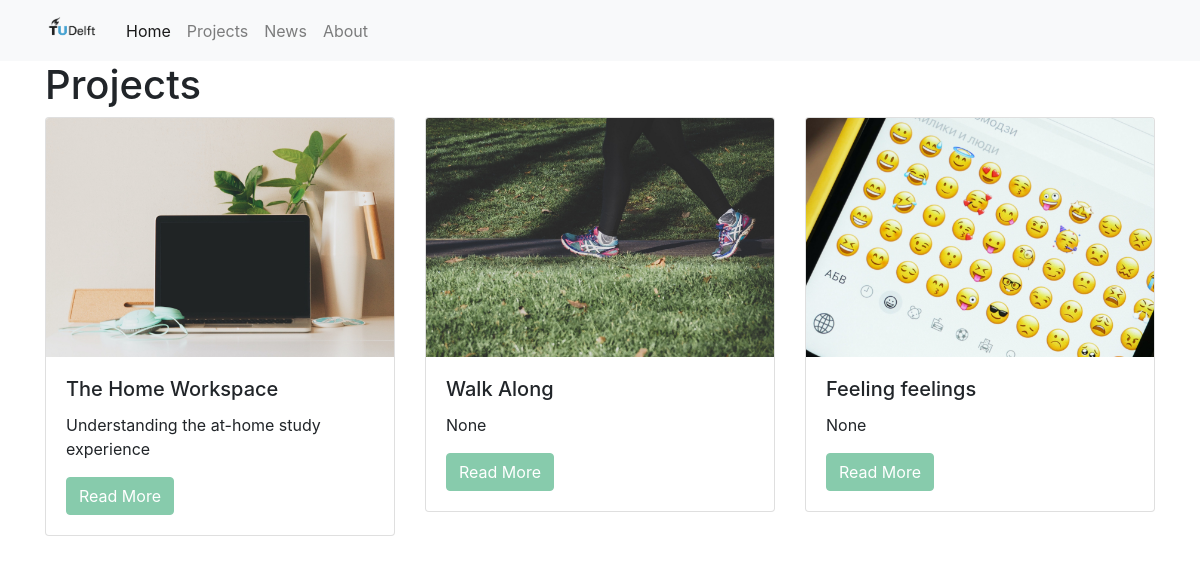
The page /causes/ on the database as committed earlier.
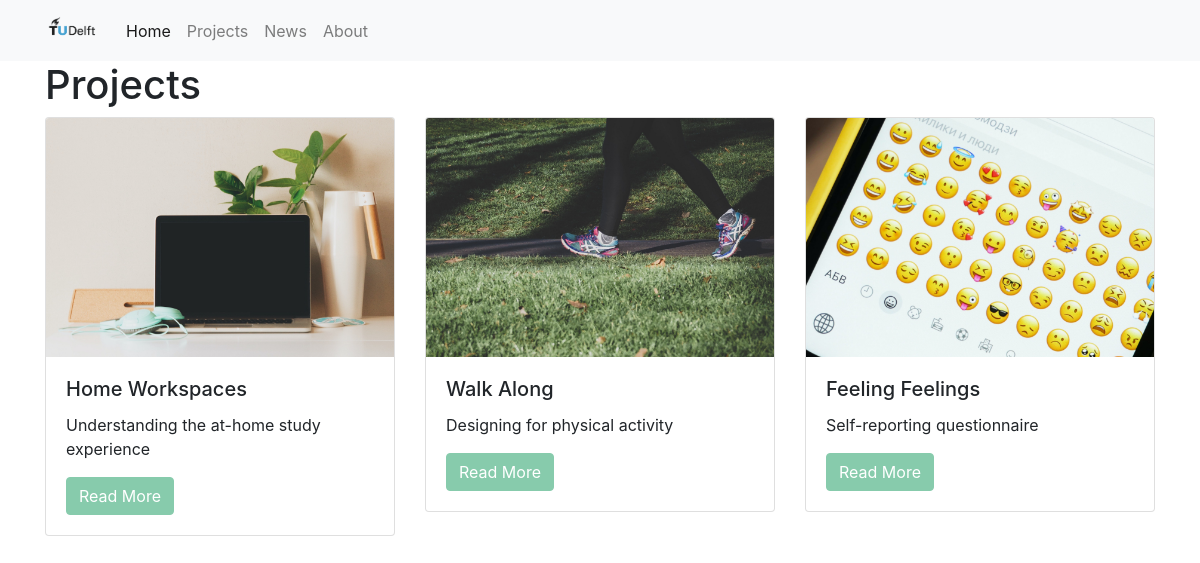
The same page on the database as committed later.
### causes/models.py (models this page shows, shortened)
class Cause(models.Model):
    title = models.CharField(max_length=100, blank=False) # Short string frield to hold the name of the cause
    description_tweet = models.CharField(max_length=280, blank=False, null=True) #Tweet-Like description of project
    description = models.TextField(blank=False, null=True) # Large string frield to hold a piece of text
    data = models.CharField(max_length=100, blank=False) # Short string
    image = models.ImageField(upload_to="images", blank=True)
    active = models.BooleanField(default=False) # Status: Accepting data or not
    start = models.DateField(blank=False, null=True) # Start of project
    end = models.DateField(blank=False, null=True) # End of project
    contact_name = models.CharField(max_length=100, blank=False, null=True) #Name of Researcher
    contact_email = models.EmailField(blank=False, null=True) # Email of person in charge.

### causes/views.py (the view)
# urls.py: path("", views.cause_index, name="cause_index"),
def cause_index(request):
    causes = Cause.objects.all() # Query: Retrieving all objects in the projects table (all causes)
    context = {
        'causes' : causes # key: causes, to which we assign queryset containing all causes
    }
    return render(request, "cause_index.html", context) # Context is added to render so it will be available in template

### causes/templates/cause_index.html
{% extends "base.html" %}
{% load static %}
{% block page_content %}
<h1>Projects</h1>
<div class="row">
{% for cause in causes %}
    <div class="col-md-4">
        <div class="card mb-2">
            <img class="card-img-top" src="{{ cause.image.url }}">
            <div class="card-body">
                <h5 class="card-title">{{ cause.title }}</h5>
                <p class="card-text">{{ cause.description_tweet }}</p>
                <a href="{% url 'cause_detail' cause.pk %}"
                   class="btn btn-primary"
                   style="background-color:#87CBAC; border-color:#87CBAC;">
                    Read More
                </a>
            </div>
        </div>
    </div>
    {% endfor %}
</div>
{% endblock %}

### data_donation/templates/base.html (shortened to what this page needs)
{% load static %}
<link rel="stylesheet" href="https://stackpath.bootstrapcdn.com/bootstrap/4.1.3/css/bootstrap.min.css">
<nav class="navbar navbar-expand-lg navbar-light bg-light" style="background-color: mediumspringgreen">
    <div class="container">
        <a class="navbar-brand" href="{% url 'pages_index' %}">
            <img src="{% static 'images/TULogo.png' %}" height="35"/>
        </a>
        <div class="collapse navbar-collapse" id="navbarSupportedContent">
          <ul class="navbar-nav mr-auto">
            <li class="nav-item active">
              <a class="nav-link" href="{% url 'pages_index' %}">Home</a>
            </li>
            <li class="nav-item">
              <a class="nav-link" href="{% url 'cause_index' %}">Projects</a>
            </li>
            <li class="nav-item">
              <a class="nav-link" href="{% url 'about_index' %}">News</a>
            </li>
            <li class="nav-item">
              <a class="nav-link" href="{% url 'pages_about' %}">About</a>
            </li>
          </ul>
        </div>
    </div>
</nav>
<div class="container">
    {% block page_content %}{% endblock %}
</div>

Rows that differ between the two databases and show on the page:
changed Cause "Understanding the at-home study experience": title "The Home Workspace" → "Home Workspaces"
changed Cause "Walk Along": description_tweet "None" → "Designing for physical activity"
changed Cause: title "Feeling feelings" → "Feeling Feelings"; description_tweet "None" → "Self-reporting questionnaire"
